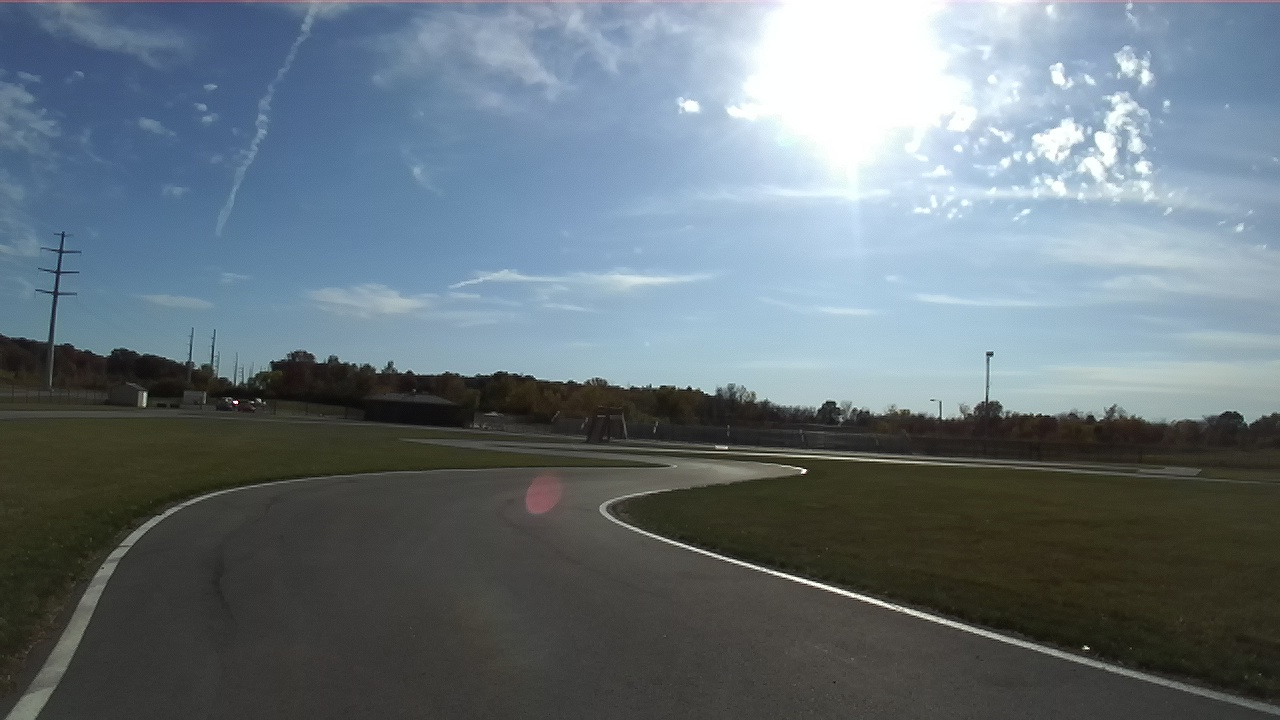
#> input picture src/imgs/img_7.jpg, 1280 x 720 px
$ python houghline_test.py   (older library calls are emulated)
#> lines starting #> are read from the running program, lines starting #| are printed output that depends on the picture; after the words box and inside, x2 and y2 are one past the last pixel; in counts of white or black regions, pixels touching at a corner belong together; pictures that were not available may be replaced by others from this repository, and a replacement may not be noted
import cv2
import sys
import numpy as np
from matplotlib import pyplot as plt
def nothing(x):
    pass

def kernelx(x):
    return np.ones((x,x),np.uint8)

# Create a window
cv2.namedWindow('image')

# create trackbars for color change
cv2.createTrackbar('HMin','image',0,179,nothing) # Hue is from 0-179 for Opencv
#> slider 'HMin' is set to 35
cv2.createTrackbar('SMin','image',0,255,nothing)
#> slider 'SMin' is set to 51
cv2.createTrackbar('VMin','image',0,255,nothing)
#> slider 'VMin' is set to 51
cv2.createTrackbar('HMax','image',0,179,nothing)
#> slider 'HMax' is set to 179
cv2.createTrackbar('SMax','image',0,255,nothing)
#> slider 'SMax' is set to 255
cv2.createTrackbar('VMax','image',0,255,nothing)
#> slider 'VMax' is set to 255
cv2.createTrackbar('blockSizeGaus','image',3,400,lambda x: x if x % 2 == 1 else x + 1)
cv2.createTrackbar('blockSizeMean','image',3,400,lambda x: x if x % 2 == 1 else x + 1)
cv2.createTrackbar('constantGaus','image',-255,255,nothing)
cv2.createTrackbar('constantMean','image',-255,255,nothing)

# fix trackbar, currently does nothing
cv2.createTrackbar('Height','image',0,100,nothing)
#> slider 'Height' is set to 33


# [8 lines of commented-out code are left out]

cv2.setTrackbarPos('HMax', 'image', 179)
cv2.setTrackbarPos('SMax', 'image', 26)
cv2.setTrackbarPos('VMax', 'image', 255)

cv2.setTrackbarPos('VMin', 'image', 158)
cv2.setTrackbarPos('Height', 'image', 70)
cv2.setTrackbarPos('Height', 'image', 70)


# Initialize to check if HSV min/max value changes
hMin = sMin = vMin = hMax = sMax = vMax = 0
phMin = psMin = pvMin = phMax = psMax = pvMax = 0

# img = cv2.imread('img.jpg')
img = cv2.imread('imgs/img_7.jpg')
#> img is the input picture: shape (720, 1280, 3); mean B, G, R 123.6, 116, 103.5

blockSizeGaus = 61
blockSizeMean = 31
constantGaus = -20
constantMean = -25

output = img
waitTime = 0
height = 1
img_count = 0
while(1):
    if img_count > 116:
        img_count = 0
    file_name = "imgs/img_" + str(img_count) + ".jpg"
    img = cv2.imread(file_name, cv2.IMREAD_GRAYSCALE)
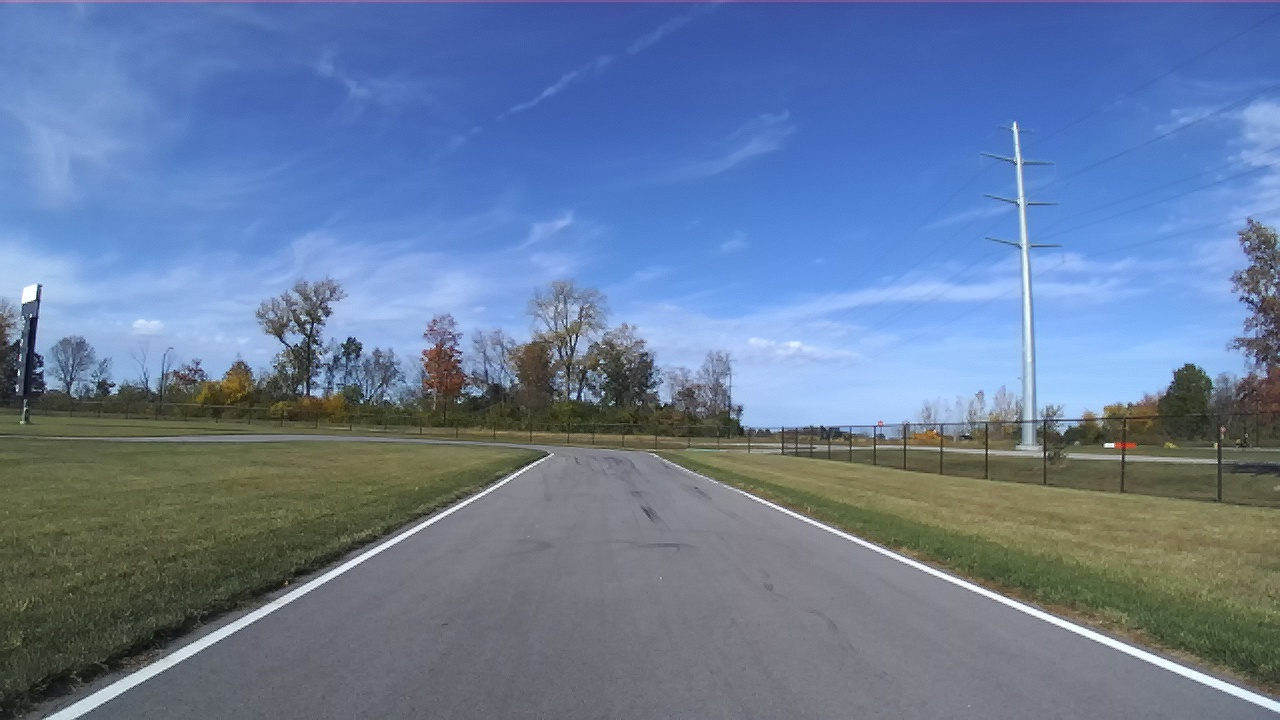
#> input picture src/imgs/img_103.jpg, 1280 x 720 px, given in place of img_0.jpg, which was not available
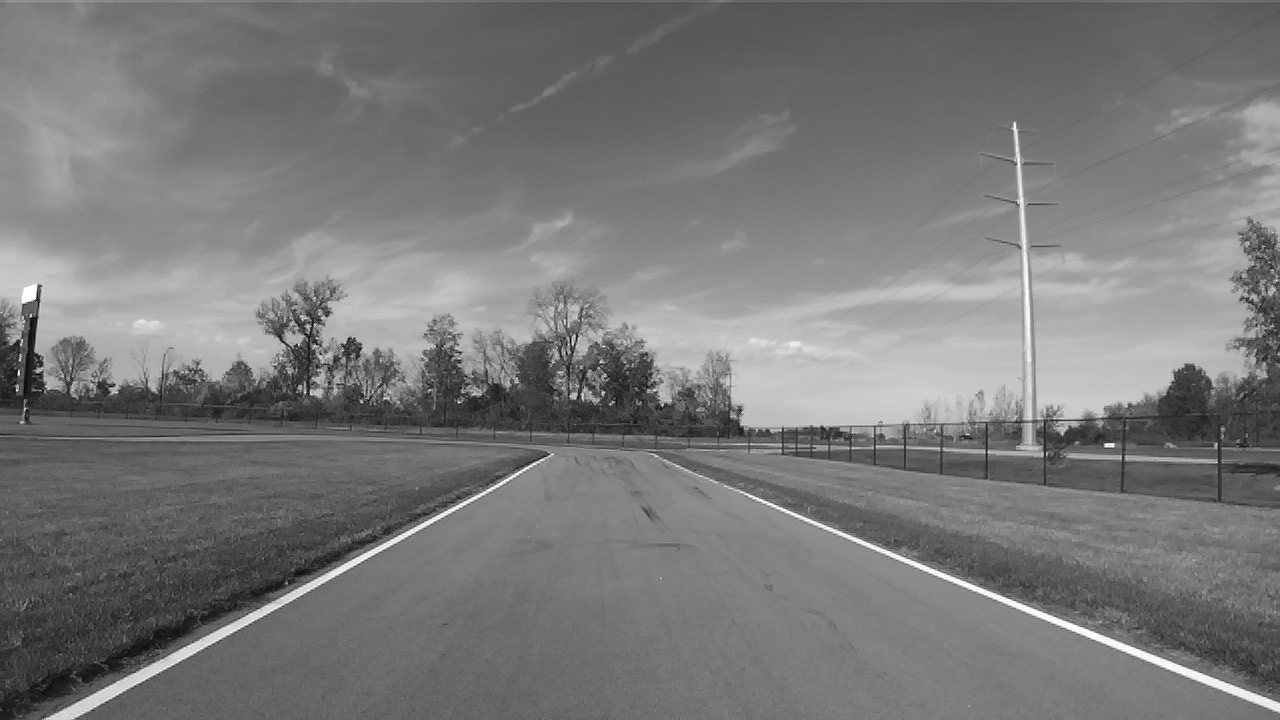
#> img: shape (720, 1280); min 0, max 255, mean 121
    img_normal = cv2.imread(file_name)
#> img_normal is the input picture: shape (720, 1280, 3); mean B, G, R 155.1, 123.5, 103.2

    hMin = cv2.getTrackbarPos('HMin','image')

    # [13 lines of commented-out code are left out]

    img = cv2.GaussianBlur(img,(5,5),0)
    ret,th1 = cv2.threshold(img,127,255,cv2.THRESH_BINARY)
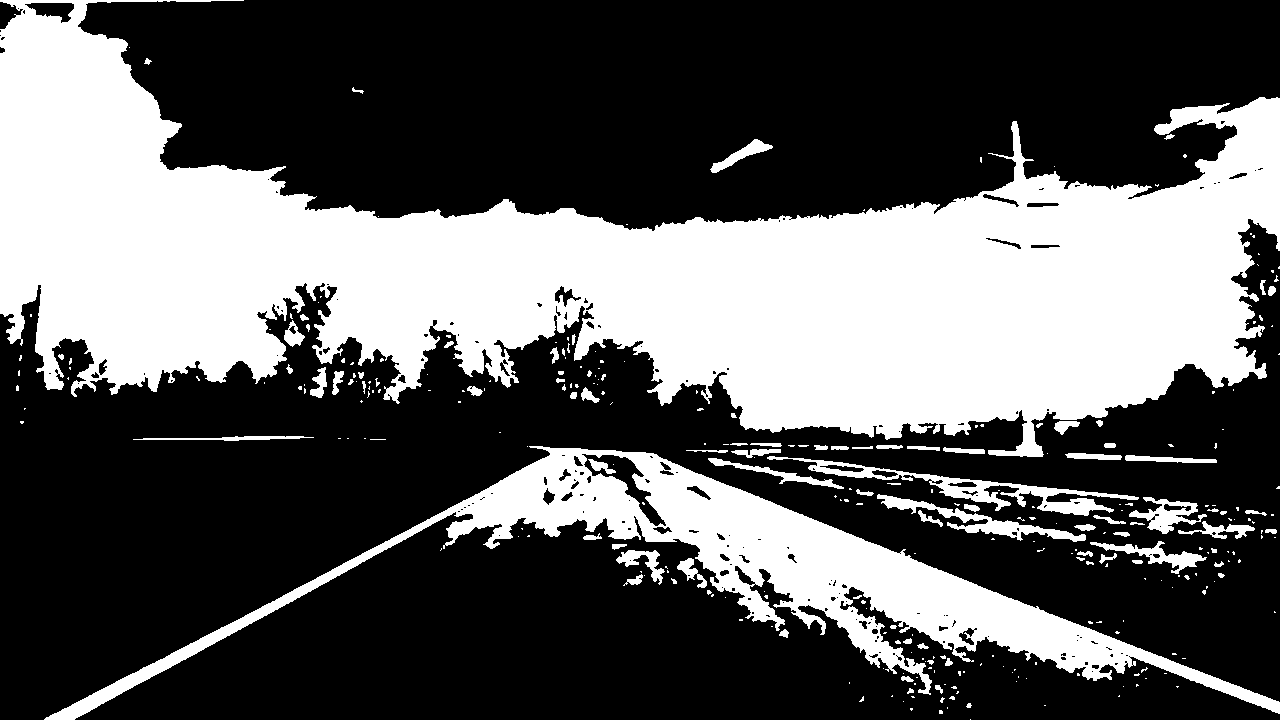
#> th1: shape (720, 1280); 36.1% white; 311 white regions (220 under 20 px), largest, box (x1, y1, x2, y2) and area: (0, 0, 1280, 457) 261117, (44, 446, 1280, 720) 53201, (767, 456, 1139, 516) 3760
    print(blockSizeMean)
    print(blockSizeGaus)

    th2 = cv2.adaptiveThreshold(img,255,cv2.ADAPTIVE_THRESH_MEAN_C,\
                cv2.THRESH_BINARY,blockSizeGaus,constantGaus)
#> th2: shape (720, 1280); 5.3% white; 364 white regions (228 under 20 px), largest, box (x1, y1, x2, y2) and area: (44, 435, 719, 720) 7537, (1037, 348, 1268, 419) 4700, (722, 485, 1280, 713) 4502
    th3 = cv2.adaptiveThreshold(img,255,cv2.ADAPTIVE_THRESH_GAUSSIAN_C,\
                cv2.THRESH_BINARY,blockSizeMean,constantMean)
#> th3: shape (720, 1280); 1.6% white; 379 white regions (274 under 20 px), largest, box (x1, y1, x2, y2) and area: (45, 453, 554, 720) 3616, (724, 485, 1280, 712) 3182, (1012, 122, 1031, 363) 893

    blank_mask = np.zeros_like(img)
    ignore_mask_color = (255,255,255)
    rows, cols = img.shape[:2]
#> rows = 720; cols = 1280
    cv2.rectangle(blank_mask, (cols, rows), (0, 500), 255, -1)
#> blank_mask: shape (720, 1280); 30.6% white; 1 white region, box (x1, y1, x2, y2) and area: (0, 500, 1280, 720) 281600

    masked_image = cv2.bitwise_and(th3, th3, mask = blank_mask)
#> masked_image: shape (720, 1280); 0.7% white; 19 white regions (17 under 20 px), largest, box (x1, y1, x2, y2) and area: (45, 500, 474, 720) 3308, (757, 500, 1280, 712) 3091

    closing = cv2.morphologyEx(masked_image, cv2.MORPH_CLOSE, kernelx(9), iterations = 2)
#> closing: shape (720, 1280); 0.78% white; 14 white regions (12 under 20 px), largest, box (x1, y1, x2, y2) and area: (45, 500, 474, 720) 3943, (757, 500, 1280, 720) 3197
    closing = cv2.morphologyEx(closing, cv2.MORPH_CLOSE, kernelx(7))
    closing = cv2.morphologyEx(closing, cv2.MORPH_CLOSE, kernelx(5))

    # [4 lines of commented-out code are left out]

    cny1 = cv2.Canny(masked_image, 50, 200, None, 3)
#> cny1: shape (720, 1280); 0.24% white in thin lines or dots, all inside (x1, y1, x2, y2) = (16, 499, 1280, 720)
    cdstP = cv2.cvtColor(cny1, cv2.COLOR_GRAY2BGR)
    sobel1 = cv2.Sobel(closing, cv2.CV_8UC1, 1, 0, ksize=3)
#> sobel1: shape (720, 1280); 0.28% white in thin lines or dots, all inside (x1, y1, x2, y2) = (16, 499, 1279, 720)
    sobel1 = cv2.dilate(sobel1,kernelx(3),iterations = 1)
#> sobel1: shape (720, 1280); 0.63% white; 21 white regions (5 under 20 px), largest, box (x1, y1, x2, y2) and area: (755, 498, 1280, 720) 2972, (164, 580, 288, 662) 808, (386, 498, 468, 544) 496

    linesP = cv2.HoughLinesP(sobel1, 1, np.pi / 180, 50, None, 80, 50)
#> linesP = 15 rows, first 6: [755, 500, 1279, 712], [43, 718, 467, 502], [755, 501, 1279, 713], [794, 519, 1279, 715], [755, 502, 1279, 714], [45, 719, 353, 562]
    linesIMG = cv2.cvtColor(sobel1, cv2.COLOR_GRAY2BGR)
    if linesP is not None:
        for i in range(0, len(linesP)):
            l = linesP[i][0]
            cv2.line(linesIMG, (l[0], l[1]), (l[2], l[3]), (0,0,255), 3, cv2.LINE_AA)
#> this loop made 15 passes
#> l on passes 1 to 12: [755, 500, 1279, 712], [43, 718, 467, 502], [755, 501, 1279, 713], [794, 519, 1279, 715], [755, 502, 1279, 714], [45, 719, 353, 562], [44, 716, 467, 500], [48, 719, 287, 597], [1152, 659, 1279, 710], [43, 719, 456, 508], [284, 592, 467, 498], [755, 499, 1279, 711]
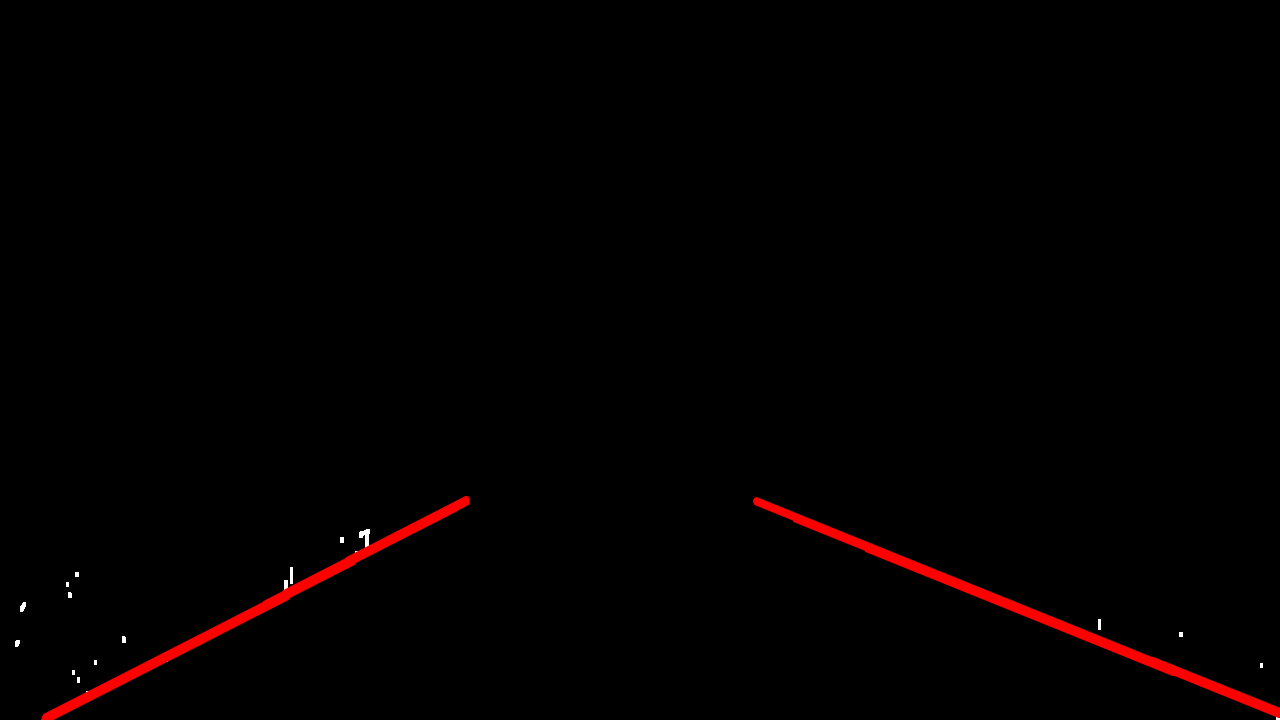
#> linesIMG: shape (720, 1280, 3); mean B, G, R 0.1, 0.1, 3

    cv2.imshow("Detected Lines (in red) - Probabilistic Line Transform", linesIMG)
    cv2.imwrite("HoughLinesP.jpg", linesIMG)
    cv2.imwrite("base.jpg", img_normal)


    cv2.imshow('Original Image', img)
    # cv2.imshow('Global Thresholding (v = 127)', th1)
    cv2.imshow('Adaptive Mean Thresholding', th2)
    cv2.imshow('Adaptive Gaussian Thresholding', th3)
    cv2.imshow('Closing', closing)
    cv2.imshow('Masked', masked_image)
    cv2.imshow('Sobel', sobel1)


    cv2.imshow('MASK', blank_mask)
    cv2.imshow("img_normal", img_normal)


    # [11 lines of commented-out code are left out]
    if cv2.waitKey(waitTime) & 0xFF == ord('s'):
#> (key q is pressed here)
        img_count += 1
    if cv2.waitKey(waitTime) & 0xFF == ord('a'):
#> (key q is pressed here)
        img_count -= 1
    # end program
    if cv2.waitKey(waitTime) & 0xFF == ord('q'):
#> (key q is pressed here)
        break
    if cv2.waitKey(waitTime) & 0xFF == ord('1'):
        blockSizeGaus += 2
        blockSizeMean += 2
        # print("*" * 24)
        # print("blockSizeGaus: ", blockSizeGaus)
        # print("blockSizeMean: ", blockSizeMean)

    elif cv2.waitKey(waitTime) & 0xFF == ord('2'):
        blockSizeGaus -= 2
        blockSizeMean -= 2
        print("*" * 24)
        print("blockSizeGaus: ", blockSizeGaus)
        print("blockSizeMean: ", blockSizeMean)
    elif cv2.waitKey(waitTime) & 0xFF == ord('3'):
        constantGaus += 1
        constantMean += 1
    elif cv2.waitKey(waitTime) & 0xFF == ord('4'):
        constantGaus -= 1
        constantMean -= 1
    print("blocksize: ", blockSizeGaus, "\tconstant: ", constantGaus)


cv2.destroyAllWindows()
